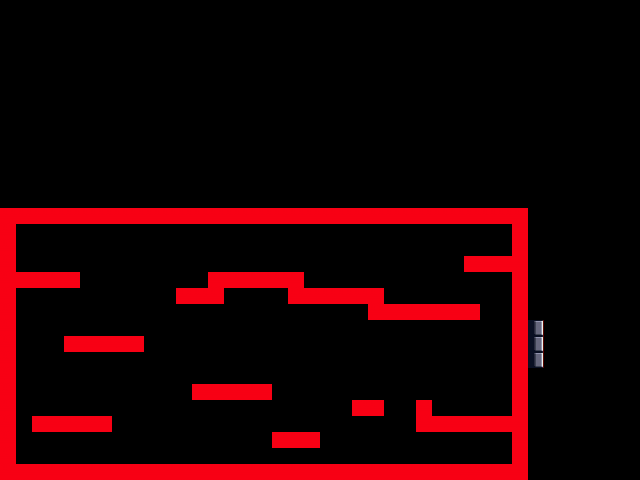

The image is a tile-based game level rendered from a .tmx file. Its description and source (layers, tilesets, objects; grid data summarised) follow:
An orthogonal 40x30 tile map with 16x16 px tiles, 2 tile layers (tiles, collision), 2 tilesets.

<map version="1.0" orientation="orthogonal" width="40" height="30" tilewidth="16" tileheight="16">
 <tileset firstgid="1" name="Collision" tilewidth="16" tileheight="16">
  <image source="collision.png" width="128" height="51" />
 </tileset>
 <tileset firstgid="25" name="tiles" tilewidth="16" tileheight="16">
  <image source="platform.png" width="128" height="64" />
 </tileset>
 <layer name="tiles" width="40" height="30">
  <data>[1200 cells, 170 non-empty, 10 distinct tile ids]</data>
 </layer>
 <layer name="collision" width="40" height="30">
  <data>[1200 cells, 195 non-empty, 4 distinct tile ids]</data>
 </layer>
</map>
